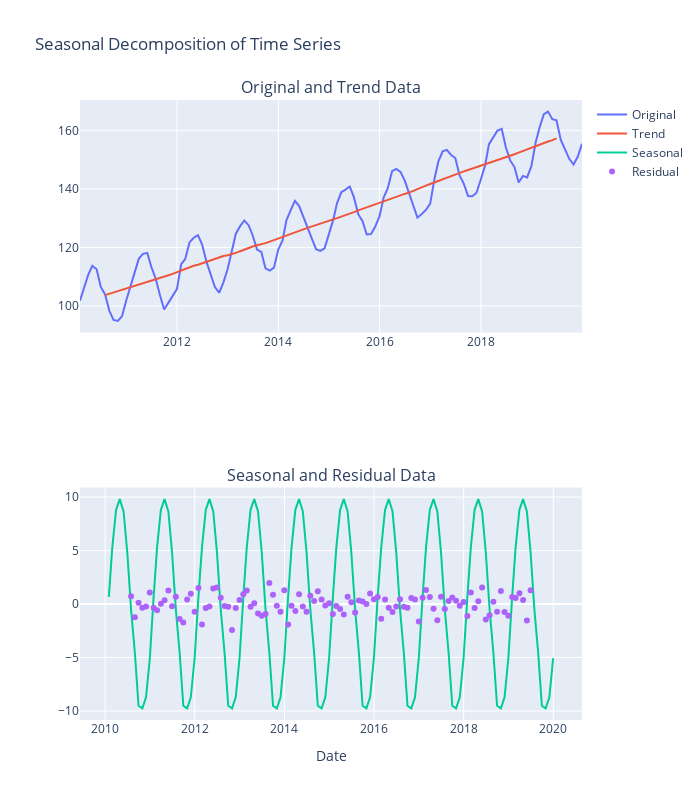

The cell this chart's notebook holds for it:
### Markdown cell above
### 趋势-周期-残差分析
- 趋势部分的图表展示了时间序列数据中的长期变化趋势，消除了季节性波动和随机噪声的影响。
- 节性部分的图表显示了数据的周期性波动模式，这种模式在每个周期内重复出现。
- 残差部分包括了数据中除去趋势和季节性之后的剩余波动，通常认为这部分是随机噪声。

如果残差部分相对较小且随机，说明季节性和趋势的分解较为成功，模型有效捕捉了数据的主要特征。反之，则可能需要考虑模型的调整或寻找其他影响因素（异常的残差波动可能暗示重大的市场事件或未被模型捕捉的信息）。

### Code cell
import pandas as pd
import numpy as np
import plotly.graph_objs as go
from plotly.subplots import make_subplots
from statsmodels.tsa.seasonal import seasonal_decompose

# 生成示例数据
np.random.seed(0)
dates = pd.date_range(start='2010-01-01', periods=120, freq='ME')
data = pd.Series(100 + 0.5 * np.arange(120) + 10 * np.sin(2 * np.pi * np.arange(120) / 12) + np.random.normal(size=120), index=dates)

# 应用季节性分解
result = seasonal_decompose(data, model='additive', period=12)

# 创建子图
fig = make_subplots(rows=2, cols=1, subplot_titles=('Original and Trend Data', 'Seasonal and Residual Data'))

# 添加原始数据图表和趋势数据到第一个子图
fig.add_trace(go.Scatter(x=dates, y=data, mode='lines', name='Original'), row=1, col=1)
fig.add_trace(go.Scatter(x=dates, y=result.trend, mode='lines', name='Trend'), row=1, col=1)

# 添加季节性数据到第二个子图
fig.add_trace(go.Scatter(x=dates, y=result.seasonal, mode='lines', name='Seasonal'), row=2, col=1)

# 添加残差数据到第二个子图，使用散点图表示
fig.add_trace(go.Scatter(x=dates, y=result.resid, mode='markers', name='Residual'), row=2, col=1)

# 更新布局设置
fig.update_layout(height=800, width=700, title_text="Seasonal Decomposition of Time Series", showlegend=True)
fig.update_xaxes(title_text="Date", row=2, col=1)  # Add x-axis label to the last chart for clarity

# 显示图表
fig.show()
